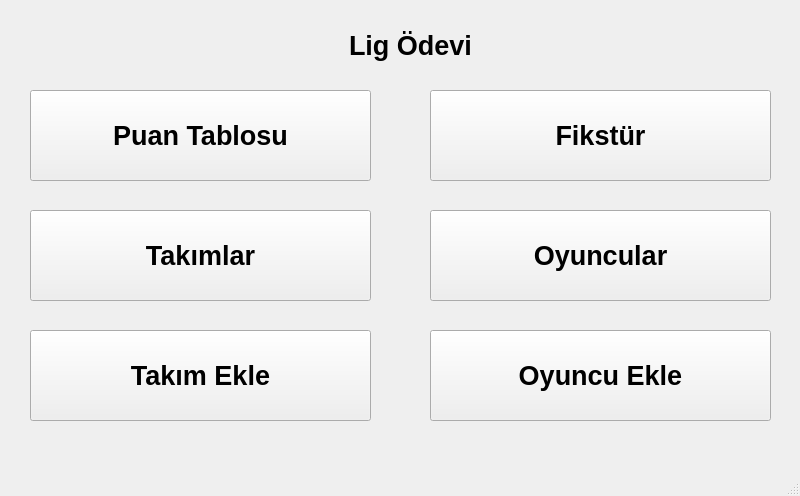
<?xml version="1.0" encoding="UTF-8"?>
<ui version="4.0">
 <class>League</class>
 <widget class="QMainWindow" name="League">
  <property name="geometry">
   <rect>
    <x>0</x>
    <y>0</y>
    <width>800</width>
    <height>496</height>
   </rect>
  </property>
  <property name="windowTitle">
   <string>League</string>
  </property>
  <widget class="QWidget" name="centralwidget">
   <widget class="QLabel" name="label">
    <property name="geometry">
     <rect>
      <x>330</x>
      <y>10</y>
      <width>161</width>
      <height>71</height>
     </rect>
    </property>
    <property name="font">
     <font>
      <pointsize>20</pointsize>
      <bold>true</bold>
     </font>
    </property>
    <property name="text">
     <string>Lig Ödevi</string>
    </property>
    <property name="alignment">
     <set>Qt::AlignCenter</set>
    </property>
   </widget>
   <widget class="QPushButton" name="pushButton">
    <property name="geometry">
     <rect>
      <x>30</x>
      <y>90</y>
      <width>341</width>
      <height>91</height>
     </rect>
    </property>
    <property name="font">
     <font>
      <pointsize>20</pointsize>
      <bold>true</bold>
     </font>
    </property>
    <property name="text">
     <string>Puan Tablosu</string>
    </property>
   </widget>
   <widget class="QPushButton" name="pushButton_2">
    <property name="geometry">
     <rect>
      <x>430</x>
      <y>90</y>
      <width>341</width>
      <height>91</height>
     </rect>
    </property>
    <property name="font">
     <font>
      <pointsize>20</pointsize>
      <bold>true</bold>
     </font>
    </property>
    <property name="text">
     <string>Fikstür</string>
    </property>
   </widget>
   <widget class="QPushButton" name="pushButton_3">
    <property name="geometry">
     <rect>
      <x>430</x>
      <y>210</y>
      <width>341</width>
      <height>91</height>
     </rect>
    </property>
    <property name="font">
     <font>
      <pointsize>20</pointsize>
      <bold>true</bold>
     </font>
    </property>
    <property name="text">
     <string>Oyuncular</string>
    </property>
   </widget>
   <widget class="QPushButton" name="pushButton_4">
    <property name="geometry">
     <rect>
      <x>430</x>
      <y>330</y>
      <width>341</width>
      <height>91</height>
     </rect>
    </property>
    <property name="font">
     <font>
      <pointsize>20</pointsize>
      <bold>true</bold>
     </font>
    </property>
    <property name="text">
     <string>Oyuncu Ekle</string>
    </property>
   </widget>
   <widget class="QPushButton" name="pushButton_5">
    <property name="geometry">
     <rect>
      <x>30</x>
      <y>330</y>
      <width>341</width>
      <height>91</height>
     </rect>
    </property>
    <property name="font">
     <font>
      <pointsize>20</pointsize>
      <bold>true</bold>
     </font>
    </property>
    <property name="text">
     <string>Takım Ekle</string>
    </property>
   </widget>
   <widget class="QPushButton" name="pushButton_6">
    <property name="geometry">
     <rect>
      <x>30</x>
      <y>210</y>
      <width>341</width>
      <height>91</height>
     </rect>
    </property>
    <property name="font">
     <font>
      <pointsize>20</pointsize>
      <bold>true</bold>
     </font>
    </property>
    <property name="text">
     <string>Takımlar</string>
    </property>
   </widget>
  </widget>
  <widget class="QMenuBar" name="menubar">
   <property name="geometry">
    <rect>
     <x>0</x>
     <y>0</y>
     <width>800</width>
     <height>21</height>
    </rect>
   </property>
  </widget>
  <widget class="QStatusBar" name="statusbar"/>
 </widget>
 <resources/>
 <connections/>
</ui>
